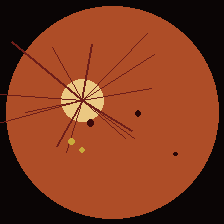
#> input picture RetinaScanAI/backend/data/synthetic/Mild/Mild_0001.png, 224 x 224 px
$ python -i quality.py   (imports and definitions only)   (older library calls are emulated)
#> lines starting #> are read from the running program, lines starting #| are printed output that depends on the picture; after the words box and inside, x2 and y2 are one past the last pixel; in counts of white or black regions, pixels touching at a corner belong together
#> further down, picture is the input picture: shape (224, 224, 3); mean B, G, R 30.9, 57.9, 126.3
"""
Stage 1 of the pipeline: Image Quality Assessment.

Rejects ungradeable fundus images *before* they reach the classifier, instead
of letting the model silently guess on a bad photo. This directly answers
the PS26038 requirement: "Automatically evaluate fundus images for adequacy
(focus, illumination, field of view)... reject ungradeable ones with
recapture feedback."

Three checks, each cheap enough to run in milliseconds on a phone-class CPU:
  - Focus / blur      -> variance of the Laplacian (a standard, well-studied
                          no-reference blur metric: a sharp image has more
                          high-frequency edge content, hence higher variance).
  - Illumination       -> mean pixel brightness in grayscale.
  - Field of view (FOV) -> fraction of the frame actually covered by retina
                          tissue vs. black border, via Otsu thresholding.
"""
from dataclasses import dataclass, asdict

import cv2
import numpy as np

# Thresholds were originally guessed against this repo's synthetic dataset
# (hard vector edges -> unrealistically high Laplacian-variance scores) and
# rejected 98% of REAL APTOS photos once tested against them (real fundus
# photography is naturally much smoother than a procedurally-drawn image,
# even when perfectly in focus). Recalibrated using percentile stats from a
# random 150-image sample of the real APTOS train set:
#   blur:       min 2.9  p10 8.5  median 14.3  p90 48.4  max 74.1
#   brightness: min 22.6            median 66.2           max 120.2
#   fov:        min 0.02            median 0.75            max 0.90
# Thresholds below sit near the low tail of that real distribution (catching
# genuine outliers) rather than near the median (which would reject normal
# photos). FOV_COVERAGE_MIN was left unchanged — at 0.35 it already only
# flagged 4/150 (2.7%) real images, a sane rate, so it wasn't actually
# miscalibrated the way blur/brightness were. Still an unsupervised,
# no-ground-truth calibration overall — re-tune against clinician-labeled
# "gradable/ungradable" data before real use; see docs/adr/0005 and the
# README "Honest status" section.
BLUR_VARIANCE_MIN = 6.0
BRIGHTNESS_MIN = 25.0
BRIGHTNESS_MAX = 220.0
FOV_COVERAGE_MIN = 0.35


@dataclass
class QualityReport:
    is_gradable: bool
    blur_score: float
    brightness_score: float
    fov_coverage: float
    reasons: list


def _blur_score(gray: np.ndarray) -> float:
    return float(cv2.Laplacian(gray, cv2.CV_64F).var())


def _brightness_score(gray: np.ndarray) -> float:
    return float(gray.mean())


def _fov_coverage(gray: np.ndarray) -> float:
    _, mask = cv2.threshold(gray, 0, 255, cv2.THRESH_BINARY + cv2.THRESH_OTSU)
    return float(np.count_nonzero(mask)) / mask.size


def assess_quality(image_bgr: np.ndarray) -> QualityReport:
    """image_bgr: HxWx3 uint8 array (as read by cv2.imread / decoded upload)."""
    gray = cv2.cvtColor(image_bgr, cv2.COLOR_BGR2GRAY)
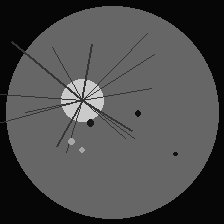
#> gray: shape (224, 224); min 6, max 202, mean 75.3

    blur = _blur_score(gray)
#> blur = 2013
    brightness = _brightness_score(gray)
#> brightness = 75.32
    fov = _fov_coverage(gray)
#> in _fov_coverage, `_, mask = cv2.threshold(gray, 0, 255, cv2.THRESH_BINARY + cv2.THRESH_O..`:
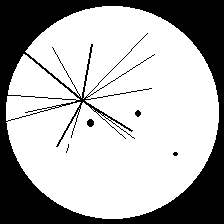
#> mask: shape (224, 224); 68.7% white; 5 black regions (2 under 20 px), largest, box (x1, y1, x2, y2) and area: (0, 0, 224, 224) 15607, (87, 119, 94, 127) 44, (135, 110, 141, 117) 30
#> fov = 0.687

    reasons = []
    if blur < BLUR_VARIANCE_MIN:
        reasons.append(f"Image is too blurry (sharpness {blur:.1f} < {BLUR_VARIANCE_MIN}). Please refocus and recapture.")
    if brightness < BRIGHTNESS_MIN:
        reasons.append(f"Image is too dark (brightness {brightness:.1f} < {BRIGHTNESS_MIN}). Increase illumination and recapture.")
    if brightness > BRIGHTNESS_MAX:
        reasons.append(f"Image is overexposed (brightness {brightness:.1f} > {BRIGHTNESS_MAX}). Reduce flash/illumination and recapture.")
    if fov < FOV_COVERAGE_MIN:
        reasons.append(f"Retina field of view is too small ({fov * 100:.0f}% of frame). Recenter the eye and recapture.")

    return QualityReport(
        is_gradable=(len(reasons) == 0),
        blur_score=blur,
        brightness_score=brightness,
        fov_coverage=fov,
        reasons=reasons,
    )


def quality_report_dict(report: QualityReport) -> dict:
    return asdict(report)

>>> import cv2
>>> picture = cv2.imread('../../data/synthetic/Mild/Mild_0001.png')
>>> result = assess_quality(picture)

$ run again, on RetinaScanAI/backend/data/synthetic/Mild/Mild_0002.png
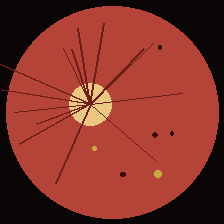
#> input picture RetinaScanAI/backend/data/synthetic/Mild/Mild_0002.png, 224 x 224 px
#> picture is the input picture: shape (224, 224, 3); mean B, G, R 41.2, 51.6, 129.7
#> in assess_quality, `gray = cv2.cvtColor(image_bgr, cv2.COLOR_BGR2GRAY)`:
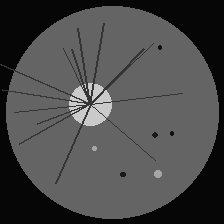
#> gray: shape (224, 224); min 6, max 202, mean 73.6
#> blur = 1791.3
#> brightness = 73.57
#> in _fov_coverage, `_, mask = cv2.threshold(gray, 0, 255, cv2.THRESH_BINARY + cv2.THRESH_O..`:
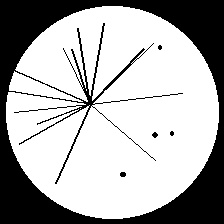
#> mask: shape (224, 224); 67.9% white; 5 black regions (2 under 20 px), largest, box (x1, y1, x2, y2) and area: (0, 0, 224, 224) 16005, (120, 172, 126, 177) 26, (152, 132, 158, 138) 24
#> fov = 0.679

$ run again, on RetinaScanAI/backend/data/synthetic/Mild/Mild_0004.png
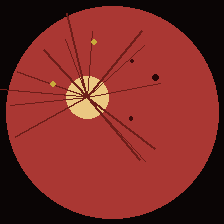
#> input picture RetinaScanAI/backend/data/synthetic/Mild/Mild_0004.png, 224 x 224 px
#> picture is the input picture: shape (224, 224, 3); mean B, G, R 38.6, 43, 123.1
#> in assess_quality, `gray = cv2.cvtColor(image_bgr, cv2.COLOR_BGR2GRAY)`:
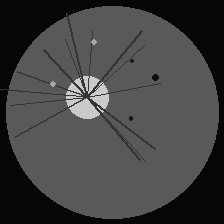
#> gray: shape (224, 224); min 6, max 202, mean 66.3
#> blur = 1609.1
#> brightness = 66.3
#> in _fov_coverage, `_, mask = cv2.threshold(gray, 0, 255, cv2.THRESH_BINARY + cv2.THRESH_O..`:
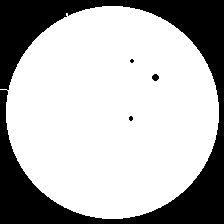
#> mask: shape (224, 224); 70.8% white; 4 black regions (2 under 20 px), largest, box (x1, y1, x2, y2) and area: (0, 0, 224, 224) 14565, (152, 74, 159, 81) 37
#> fov = 0.708

$ run again, on RetinaScanAI/backend/data/synthetic/Mild/Mild_0007.png
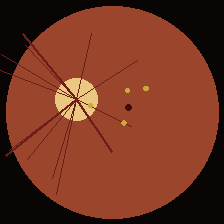
#> input picture RetinaScanAI/backend/data/synthetic/Mild/Mild_0007.png, 224 x 224 px
#> picture is the input picture: shape (224, 224, 3); mean B, G, R 35, 52.8, 114
#> in assess_quality, `gray = cv2.cvtColor(image_bgr, cv2.COLOR_BGR2GRAY)`:
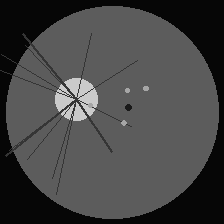
#> gray: shape (224, 224); min 6, max 202, mean 68.9
#> blur = 1745.7
#> brightness = 68.9
#> in _fov_coverage, `_, mask = cv2.threshold(gray, 0, 255, cv2.THRESH_BINARY + cv2.THRESH_O..`:
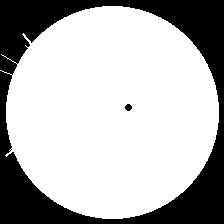
#> mask: shape (224, 224); 71% white; 2 black regions, box (x1, y1, x2, y2) and area: (0, 0, 224, 224) 14494, (125, 104, 132, 111) 37
#> fov = 0.71
